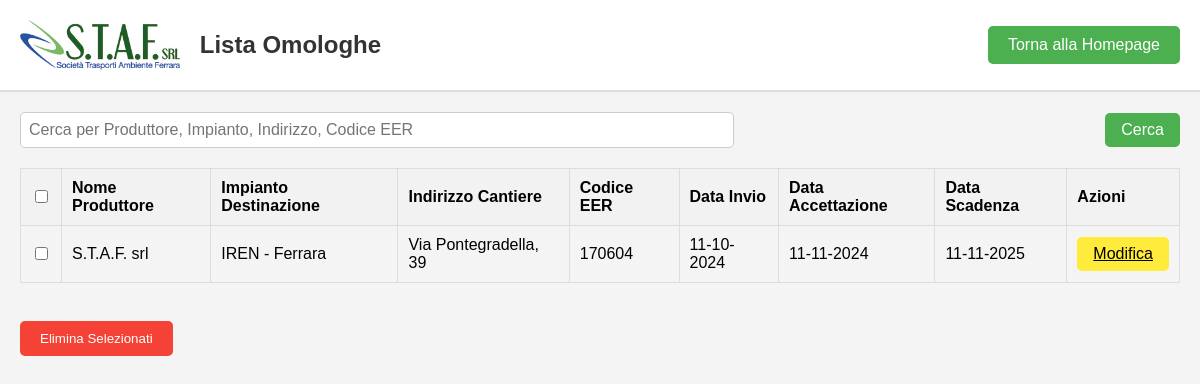
Screenshot of /omologhe with the database file from the repository.
### tables this page shows
CREATE TABLE documenti (
        id INTEGER PRIMARY KEY AUTOINCREMENT,
        nome_produttore TEXT NOT NULL,
        impianto_destinazione TEXT NOT NULL,
        indirizzo_cantiere TEXT NOT NULL,
        codice_eer TEXT NOT NULL,
        data_invio DATE NOT NULL,
        data_accettazione DATE NOT NULL,
        data_scadenza DATE NOT NULL
    );

### app.py (the view)
@app.route('/omologhe', methods=['GET'])
def lista_omologhe():
    query = request.args.get('query', '')  # Ottieni la query di ricerca dalla richiesta, se presente
    conn = get_db_connection()
    if query:
        documenti = conn.execute('''SELECT * FROM documenti WHERE
            nome_produttore LIKE ? OR impianto_destinazione LIKE ? OR indirizzo_cantiere LIKE ? OR codice_eer LIKE ?''',
            ('%' + query + '%',) * 4).fetchall()
    else:
        documenti = conn.execute('SELECT * FROM documenti').fetchall()
    conn.close()
    documenti_formattati = []
    def convert_date(date_string):
        if isinstance(date_string, str):
            try:
                return datetime.strptime(date_string, '%Y-%m-%d %H:%M:%S')
            except ValueError:
                return datetime.strptime(date_string, '%Y-%m-%d')
        return date_string
    for documento in documenti:
        documento_dict = dict(documento)  # Converte in dizionario mutabile
        documento_dict['data_invio'] = convert_date(documento_dict.get('data_invio'))
        documento_dict['data_accettazione'] = convert_date(documento_dict.get('data_accettazione'))
        documento_dict['data_scadenza'] = convert_date(documento_dict.get('data_scadenza'))
        documenti_formattati.append(documento_dict)
    return render_template('lista_omologhe.html', documenti=documenti_formattati, query=query, isExpired=isExpired)

### app.py (called while the page is built)
def get_db_connection():
    conn = sqlite3.connect(DATABASE, check_same_thread=False, timeout=10)
    conn.row_factory = sqlite3.Row
    conn.execute('PRAGMA journal_mode=WAL;')
    return conn

def isExpired(data_scadenza):
    if isinstance(data_scadenza, datetime):
        return data_scadenza < datetime.now()
    elif isinstance(data_scadenza, str):
        data_scadenza = datetime.strptime(data_scadenza, '%Y-%m-%d')
        return data_scadenza < datetime.now()
    return False  # Ritorna False se data_scadenza non è né str né datetime

### templates/lista_omologhe.html (shortened to what this page needs)
<!DOCTYPE html>
<html lang="it">
<head>
</head>
<body>
    <div class="header">
        <div style="display: flex; align-items: center;">
            <img src="{{ url_for('static', filename='logo_staf_piccolo.jpg') }}" alt="Logo">
            <h1>Lista Omologhe</h1>
        </div>
        <a href="{{ url_for('home') }}">Torna alla Homepage</a>
    </div>
    <div class="container">
        <form method="GET" action="{{ url_for('lista_omologhe') }}" class="search-form">
            <input type="text" name="query" value="{{ query }}"
                placeholder="Cerca per Produttore, Impianto, Indirizzo, Codice EER">
            <button type="submit">Cerca</button>
        </form>
        <form method="POST" action="{{ url_for('delete_documents') }}">
            <table>
                <thead>
                    <tr>
                        <th><input type="checkbox" onclick="toggleSelectAll(this)"></th>
                        <th>Nome Produttore</th>
                        <th>Impianto Destinazione</th>
                        <th>Indirizzo Cantiere</th>
                        <th>Codice EER</th>
                        <th>Data Invio</th>
                        <th>Data Accettazione</th>
                        <th>Data Scadenza</th>
                        <th>Azioni</th>
                    </tr>
                </thead>
                <tbody>
                    {% if documenti %}
                    {% for documento in documenti %}
                    <tr class="{{ 'expired' if isExpired(documento.data_scadenza) }}">
                        <td><input type="checkbox" name="document_ids" value="{{ documento.id }}"
                                class="document-checkbox"></td>
                        <td>{{ documento.nome_produttore }}</td>
                        <td>{{ documento.impianto_destinazione }}</td>
                        <td>{{ documento.indirizzo_cantiere }}</td>
                        <td>{{ documento.codice_eer }}</td>
                        <td>{{ documento.data_invio.strftime('%d-%m-%Y') }}</td>
                        <td>{{ documento.data_accettazione.strftime('%d-%m-%Y') }}</td>
                        <td>{{ documento.data_scadenza.strftime('%d-%m-%Y') }}</td>
                        <td><a href="{{ url_for('modifica_omologa', documento_id=documento.id) }}"
                                class="edit-button">Modifica</a></td>
                    </tr>
                    {% endfor %}
                    {% else %}
                    <tr>
                        <td colspan="9" style="text-align: center;">Nessun documento trovato.</td>
                    </tr>
                    {% endif %}
                </tbody>
            </table>
            <br>
            <button type="submit">Elimina Selezionati</button>
        </form>
    </div>
</body>
</html>

### templates/lista_omologhe.html (style rules this page uses)
body { font-family: Arial, sans-serif; margin: 0; padding: 0; background-color: #f4f4f4; }
.header { display: flex; align-items: center; justify-content: space-between; padding: 20px; background-color: #ffffff; border-bottom: 2px solid #ddd; }
.header img { height: 50px; margin-right: 20px; }
.header h1 { margin: 0; color: #333; font-size: 24px; }
.header a { text-decoration: none; color: white; background-color: #4CAF50; padding: 10px 20px; border-radius: 5px; transition: background-color 0.3s ease; }
table { width: 100%; border-collapse: collapse; margin: 20px 0; }
table, th, td { border: 1px solid #ddd; text-align: left; }
th, td { padding: 10px; }
th { background-color: #f2f2f2; }
.container { padding: 20px; }
button { background-color: #f44336; color: white; border: none; padding: 10px 20px; border-radius: 5px; cursor: pointer; transition: background-color 0.3s ease; }
.edit-button { background-color: #FFEB3B; color: black; padding: 8px 16px; border: none; border-radius: 5px; cursor: pointer; transition: background-color 0.3s ease; display: inline-block; }
.search-form { margin-bottom: 20px; display: flex; justify-content: space-between; align-items: center; }
.search-form input[type="text"] { padding: 8px; width: 60%; font-size: 16px; border: 1px solid #ccc; border-radius: 5px; }
.search-form button { padding: 8px 16px; background-color: #4CAF50; color: white; border: none; border-radius: 5px; cursor: pointer; font-size: 16px; }

### rows the page displays
documenti: nome_produttore "S.T.A.F. srl", impianto_destinazione "IREN - Ferrara", indirizzo_cantiere "Via Pontegradella, 39", codice_eer "170604", data_invio "11-10-2024", data_accettazione "11-11-2024", data_scadenza "11-11-2025"
